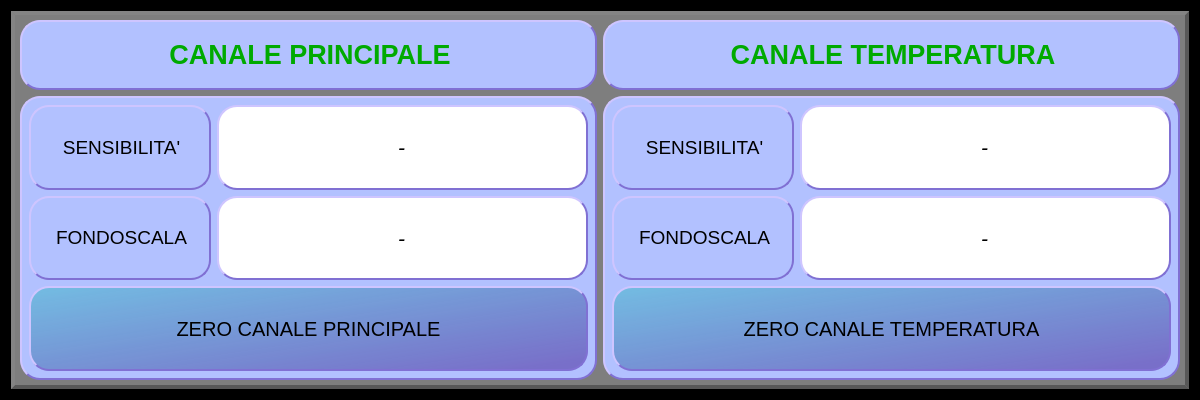
<?xml version="1.0" encoding="UTF-8"?>
<ui version="4.0">
 <class>SG600_Setup</class>
 <widget class="QDialog" name="SG600_Setup">
  <property name="windowModality">
   <enum>Qt::WindowModal</enum>
  </property>
  <property name="enabled">
   <bool>true</bool>
  </property>
  <property name="geometry">
   <rect>
    <x>0</x>
    <y>0</y>
    <width>1200</width>
    <height>400</height>
   </rect>
  </property>
  <property name="sizePolicy">
   <sizepolicy hsizetype="Fixed" vsizetype="Fixed">
    <horstretch>0</horstretch>
    <verstretch>0</verstretch>
   </sizepolicy>
  </property>
  <property name="minimumSize">
   <size>
    <width>1200</width>
    <height>400</height>
   </size>
  </property>
  <property name="maximumSize">
   <size>
    <width>1200</width>
    <height>400</height>
   </size>
  </property>
  <property name="baseSize">
   <size>
    <width>600</width>
    <height>400</height>
   </size>
  </property>
  <property name="windowTitle">
   <string>Dialog</string>
  </property>
  <property name="autoFillBackground">
   <bool>false</bool>
  </property>
  <property name="styleSheet">
   <string notr="true">QWidget {
	background-color:rgb(0,0,0); 
}
</string>
  </property>
  <property name="modal">
   <bool>true</bool>
  </property>
  <layout class="QHBoxLayout" name="horizontalLayout">
   <property name="sizeConstraint">
    <enum>QLayout::SetNoConstraint</enum>
   </property>
   <item>
    <widget class="QWidget" name="widget" native="true">
     <property name="minimumSize">
      <size>
       <width>0</width>
       <height>0</height>
      </size>
     </property>
     <property name="styleSheet">
      <string notr="true">QWidget {
	background-color:rgb(126, 126, 126); 
	border-style: outset;
    border-width: 4px;
    border-color: rgb(88, 88, 88);
}</string>
     </property>
     <layout class="QGridLayout" name="gridLayout_16">
      <item row="0" column="0">
       <layout class="QGridLayout" name="gridLayout_15">
        <item row="1" column="0">
         <widget class="QWidget" name="gridWidget_3" native="true">
          <property name="sizePolicy">
           <sizepolicy hsizetype="Expanding" vsizetype="Preferred">
            <horstretch>0</horstretch>
            <verstretch>0</verstretch>
           </sizepolicy>
          </property>
          <property name="styleSheet">
           <string notr="true">QWidget {
    border: 2px solid black;
    border-radius: 10px;
	background-color: rgb(178, 193, 255);
	border-style: outset;
    border-width: 2px;
	border-color: rgb(128, 112, 211);
	border-radius: 20px;
}
</string>
          </property>
          <layout class="QGridLayout" name="gridLayout_2">
           <item row="0" column="0">
            <layout class="QGridLayout" name="gridLayout">
             <item row="0" column="0">
              <widget class="QLabel" name="label_sensib_setup_main">
               <property name="sizePolicy">
                <sizepolicy hsizetype="Preferred" vsizetype="Preferred">
                 <horstretch>0</horstretch>
                 <verstretch>0</verstretch>
                </sizepolicy>
               </property>
               <property name="styleSheet">
                <string notr="true">QLabel{
	background-color: rgb(178, 193, 255);
	border-style: outset;
    border-width: 2px;
	border-color: rgb(128, 112, 211);
	border-radius: 20px;
	color: rgb(0,0,0);
}
</string>
               </property>
               <property name="text">
                <string>&lt;html&gt;&lt;head/&gt;&lt;body&gt;&lt;p align=&quot;center&quot;&gt;&lt;span style=&quot; font-size:14pt;&quot;&gt;SENSIBILITA'&lt;/span&gt;&lt;/p&gt;&lt;/body&gt;&lt;/html&gt;</string>
               </property>
              </widget>
             </item>
            </layout>
           </item>
           <item row="0" column="1" colspan="2">
            <layout class="QGridLayout" name="gridLayout_5">
             <item row="0" column="0">
              <widget class="QLineEdit" name="lineEdit_sensibilita_main">
               <property name="sizePolicy">
                <sizepolicy hsizetype="Expanding" vsizetype="Expanding">
                 <horstretch>0</horstretch>
                 <verstretch>0</verstretch>
                </sizepolicy>
               </property>
               <property name="font">
                <font>
                 <pointsize>16</pointsize>
                 <italic>true</italic>
                </font>
               </property>
               <property name="styleSheet">
                <string notr="true">QWidget{
	background-color:rgb(255, 255, 255); 
	border-style: outset;
    border-width: 2px;
	border-color: rgb(128, 112, 211);
	border-radius: 20;
	color: rgb(0,0,0);
}</string>
               </property>
               <property name="text">
                <string>-</string>
               </property>
               <property name="cursorPosition">
                <number>1</number>
               </property>
               <property name="alignment">
                <set>Qt::AlignCenter</set>
               </property>
               <property name="clearButtonEnabled">
                <bool>false</bool>
               </property>
              </widget>
             </item>
            </layout>
           </item>
           <item row="2" column="1" colspan="2">
            <layout class="QGridLayout" name="gridLayout_6">
             <item row="0" column="1">
              <widget class="QLineEdit" name="lineEdit_fondoscala_main">
               <property name="sizePolicy">
                <sizepolicy hsizetype="Expanding" vsizetype="Expanding">
                 <horstretch>0</horstretch>
                 <verstretch>0</verstretch>
                </sizepolicy>
               </property>
               <property name="font">
                <font>
                 <pointsize>16</pointsize>
                 <italic>true</italic>
                </font>
               </property>
               <property name="styleSheet">
                <string notr="true">QWidget{
	background-color:rgb(255, 255, 255); 
	border-style: outset;
    border-width: 2px;
	border-color: rgb(128, 112, 211);
	border-radius: 20;
	color: rgb(0,0,0);
}</string>
               </property>
               <property name="text">
                <string>-</string>
               </property>
               <property name="alignment">
                <set>Qt::AlignCenter</set>
               </property>
              </widget>
             </item>
            </layout>
           </item>
           <item row="2" column="0">
            <layout class="QGridLayout" name="gridLayout_3">
             <item row="0" column="0">
              <widget class="QLabel" name="label_fondoscala_setup_main">
               <property name="sizePolicy">
                <sizepolicy hsizetype="Preferred" vsizetype="Preferred">
                 <horstretch>0</horstretch>
                 <verstretch>0</verstretch>
                </sizepolicy>
               </property>
               <property name="styleSheet">
                <string notr="true">QLabel{
	background-color: rgb(178, 193, 255);
	border-style: outset;
    border-width: 2px;
	border-color: rgb(128, 112, 211);
	border-radius: 20px;
	color: rgb(0,0,0);
}
</string>
               </property>
               <property name="text">
                <string>&lt;html&gt;&lt;head/&gt;&lt;body&gt;&lt;p align=&quot;center&quot;&gt;&lt;span style=&quot; font-size:14pt;&quot;&gt;FONDOSCALA&lt;/span&gt;&lt;/p&gt;&lt;/body&gt;&lt;/html&gt;</string>
               </property>
              </widget>
             </item>
            </layout>
           </item>
           <item row="3" column="0" colspan="3">
            <layout class="QGridLayout" name="gridLayout_9">
             <item row="0" column="0">
              <widget class="QPushButton" name="pushButton_azzeramento_main">
               <property name="sizePolicy">
                <sizepolicy hsizetype="Minimum" vsizetype="Expanding">
                 <horstretch>0</horstretch>
                 <verstretch>0</verstretch>
                </sizepolicy>
               </property>
               <property name="minimumSize">
                <size>
                 <width>0</width>
                 <height>70</height>
                </size>
               </property>
               <property name="font">
                <font>
                 <pointsize>15</pointsize>
                </font>
               </property>
               <property name="cursor">
                <cursorShape>PointingHandCursor</cursorShape>
               </property>
               <property name="styleSheet">
                <string notr="true">QWidget{
	background-color:qlineargradient(spread:pad, x1:0, y1:0, x2:1, y2:1, stop:0 rgba(115, 188, 226, 255), stop:0.948357 rgba(112, 99, 193, 223));
	border-style: outset;
    border-width: 2px;
	border-color: rgb(128, 112, 211);
	border-radius: 20px;
	color: rgb(0,0,0);
}
QPushButton::pressed{
	border-width: 2px;
	background-color:qlineargradient(spread:pad, x1:0, y1:0, x2:1, y2:1, stop:0 rgba(112, 99, 193, 223), stop:0.948357 rgba(115, 188, 226, 255) );
	color: rgb(0, 0, 0);
	border-color: rgb(110, 100, 200)
}</string>
               </property>
               <property name="text">
                <string>ZERO CANALE PRINCIPALE</string>
               </property>
               <property name="flat">
                <bool>false</bool>
               </property>
              </widget>
             </item>
            </layout>
           </item>
          </layout>
         </widget>
        </item>
        <item row="1" column="1">
         <widget class="QWidget" name="gridWidget_4" native="true">
          <property name="sizePolicy">
           <sizepolicy hsizetype="Expanding" vsizetype="Preferred">
            <horstretch>0</horstretch>
            <verstretch>0</verstretch>
           </sizepolicy>
          </property>
          <property name="styleSheet">
           <string notr="true">QWidget {
    border: 2px solid black;
    border-radius: 10px;
	background-color: rgb(178, 193, 255);
	border-style: outset;
    border-width: 2px;
	border-color: rgb(128, 112, 211);
	border-radius: 20px;
}
</string>
          </property>
          <layout class="QGridLayout" name="gridLayout_7">
           <item row="0" column="1" colspan="2">
            <layout class="QGridLayout" name="gridLayout_10">
             <item row="0" column="0">
              <widget class="QLineEdit" name="lineEdit_sensibilita_temp">
               <property name="sizePolicy">
                <sizepolicy hsizetype="Expanding" vsizetype="Expanding">
                 <horstretch>0</horstretch>
                 <verstretch>0</verstretch>
                </sizepolicy>
               </property>
               <property name="font">
                <font>
                 <pointsize>16</pointsize>
                 <italic>true</italic>
                </font>
               </property>
               <property name="styleSheet">
                <string notr="true">QWidget{
	background-color:rgb(255, 255, 255); 
	border-style: outset;
    border-width: 2px;
	border-color: rgb(128, 112, 211);
	border-radius: 20;
	color: rgb(0,0,0);
}</string>
               </property>
               <property name="text">
                <string>-</string>
               </property>
               <property name="cursorPosition">
                <number>1</number>
               </property>
               <property name="alignment">
                <set>Qt::AlignCenter</set>
               </property>
               <property name="clearButtonEnabled">
                <bool>false</bool>
               </property>
              </widget>
             </item>
            </layout>
           </item>
           <item row="0" column="0">
            <layout class="QGridLayout" name="gridLayout_11">
             <item row="0" column="0">
              <widget class="QLabel" name="label_sensib_setup_temp">
               <property name="sizePolicy">
                <sizepolicy hsizetype="Preferred" vsizetype="Preferred">
                 <horstretch>0</horstretch>
                 <verstretch>0</verstretch>
                </sizepolicy>
               </property>
               <property name="styleSheet">
                <string notr="true">QLabel{
	background-color: rgb(178, 193, 255);
	border-style: outset;
    border-width: 2px;
	border-color: rgb(128, 112, 211);
	border-radius: 20px;
	color: rgb(0,0,0);
}
</string>
               </property>
               <property name="text">
                <string>&lt;html&gt;&lt;head/&gt;&lt;body&gt;&lt;p align=&quot;center&quot;&gt;&lt;span style=&quot; font-size:14pt;&quot;&gt;SENSIBILITA'&lt;/span&gt;&lt;/p&gt;&lt;/body&gt;&lt;/html&gt;</string>
               </property>
              </widget>
             </item>
            </layout>
           </item>
           <item row="3" column="0" colspan="3">
            <layout class="QGridLayout" name="gridLayout_12">
             <item row="0" column="0">
              <widget class="QPushButton" name="pushButton_azzeramento_main_2">
               <property name="sizePolicy">
                <sizepolicy hsizetype="Minimum" vsizetype="Expanding">
                 <horstretch>0</horstretch>
                 <verstretch>0</verstretch>
                </sizepolicy>
               </property>
               <property name="minimumSize">
                <size>
                 <width>0</width>
                 <height>70</height>
                </size>
               </property>
               <property name="font">
                <font>
                 <pointsize>15</pointsize>
                </font>
               </property>
               <property name="cursor">
                <cursorShape>PointingHandCursor</cursorShape>
               </property>
               <property name="styleSheet">
                <string notr="true">QWidget{
	background-color:qlineargradient(spread:pad, x1:0, y1:0, x2:1, y2:1, stop:0 rgba(115, 188, 226, 255), stop:0.948357 rgba(112, 99, 193, 223));
	border-style: outset;
    border-width: 2px;
	border-color: rgb(128, 112, 211);
	border-radius: 20px;
	color: rgb(0,0,0);
}
QPushButton::pressed{
	border-width: 2px;
	background-color:qlineargradient(spread:pad, x1:0, y1:0, x2:1, y2:1, stop:0 rgba(112, 99, 193, 223), stop:0.948357 rgba(115, 188, 226, 255) );
	color: rgb(0, 0, 0);
	border-color: rgb(110, 100, 200)
}</string>
               </property>
               <property name="text">
                <string>ZERO CANALE TEMPERATURA</string>
               </property>
              </widget>
             </item>
            </layout>
           </item>
           <item row="2" column="1" colspan="2">
            <layout class="QGridLayout" name="gridLayout_13">
             <item row="0" column="1">
              <widget class="QLineEdit" name="lineEdit_fondoscala_temp">
               <property name="sizePolicy">
                <sizepolicy hsizetype="Expanding" vsizetype="Expanding">
                 <horstretch>0</horstretch>
                 <verstretch>0</verstretch>
                </sizepolicy>
               </property>
               <property name="font">
                <font>
                 <pointsize>16</pointsize>
                 <italic>true</italic>
                </font>
               </property>
               <property name="styleSheet">
                <string notr="true">QWidget{
	background-color:rgb(255, 255, 255); 
	border-style: outset;
    border-width: 2px;
	border-color: rgb(128, 112, 211);
	border-radius: 20;
	color: rgb(0,0,0);
}</string>
               </property>
               <property name="text">
                <string>-</string>
               </property>
               <property name="alignment">
                <set>Qt::AlignCenter</set>
               </property>
              </widget>
             </item>
            </layout>
           </item>
           <item row="2" column="0">
            <layout class="QGridLayout" name="gridLayout_14">
             <item row="0" column="0">
              <widget class="QLabel" name="label_fondoscala_setup_temp">
               <property name="sizePolicy">
                <sizepolicy hsizetype="Preferred" vsizetype="Preferred">
                 <horstretch>0</horstretch>
                 <verstretch>0</verstretch>
                </sizepolicy>
               </property>
               <property name="styleSheet">
                <string notr="true">QLabel{
	background-color: rgb(178, 193, 255);
	border-style: outset;
    border-width: 2px;
	border-color: rgb(128, 112, 211);
	border-radius: 20px;
	color: rgb(0,0,0);
}
</string>
               </property>
               <property name="text">
                <string>&lt;html&gt;&lt;head/&gt;&lt;body&gt;&lt;p align=&quot;center&quot;&gt;&lt;span style=&quot; font-size:14pt;&quot;&gt;FONDOSCALA&lt;/span&gt;&lt;/p&gt;&lt;/body&gt;&lt;/html&gt;</string>
               </property>
              </widget>
             </item>
            </layout>
           </item>
          </layout>
         </widget>
        </item>
        <item row="0" column="0">
         <layout class="QGridLayout" name="gridLayout_4">
          <property name="bottomMargin">
           <number>0</number>
          </property>
          <item row="1" column="0">
           <widget class="QLabel" name="label_setup_TITLE">
            <property name="sizePolicy">
             <sizepolicy hsizetype="Expanding" vsizetype="Preferred">
              <horstretch>0</horstretch>
              <verstretch>0</verstretch>
             </sizepolicy>
            </property>
            <property name="minimumSize">
             <size>
              <width>0</width>
              <height>70</height>
             </size>
            </property>
            <property name="styleSheet">
             <string notr="true">QLabel {
    border: 2px solid black;
    border-radius: 10px;
	background-color: rgb(178, 193, 255);
	border-style: outset;
    border-width: 2px;
	border-color: rgb(128, 112, 211);
	border-radius: 20px;
}
QLabel{
	color: rgb(0,0,0);
}</string>
            </property>
            <property name="text">
             <string>&lt;html&gt;&lt;head/&gt;&lt;body&gt;&lt;p align=&quot;center&quot;&gt;&lt;span style=&quot; font-size:20pt; font-weight:700; color:#00aa00;&quot;&gt;CANALE PRINCIPALE&lt;/span&gt;&lt;/p&gt;&lt;/body&gt;&lt;/html&gt;</string>
            </property>
           </widget>
          </item>
         </layout>
        </item>
        <item row="0" column="1">
         <layout class="QGridLayout" name="gridLayout_8">
          <item row="0" column="0">
           <widget class="QLabel" name="label_setup_CHTEMP">
            <property name="sizePolicy">
             <sizepolicy hsizetype="Expanding" vsizetype="Preferred">
              <horstretch>0</horstretch>
              <verstretch>0</verstretch>
             </sizepolicy>
            </property>
            <property name="styleSheet">
             <string notr="true">QLabel {
    border: 2px solid black;
    border-radius: 10px;
	background-color: rgb(178, 193, 255);
	border-style: outset;
    border-width: 2px;
	border-color: rgb(128, 112, 211);
	border-radius: 20px;
}
QLabel{
	color: rgb(0,0,0);
}</string>
            </property>
            <property name="text">
             <string>&lt;html&gt;&lt;head/&gt;&lt;body&gt;&lt;p align=&quot;center&quot;&gt;&lt;span style=&quot; font-size:20pt; font-weight:700; color:#00aa00;&quot;&gt; CANALE TEMPERATURA&lt;/span&gt;&lt;/p&gt;&lt;/body&gt;&lt;/html&gt;</string>
            </property>
           </widget>
          </item>
         </layout>
        </item>
       </layout>
      </item>
     </layout>
    </widget>
   </item>
  </layout>
 </widget>
 <resources/>
 <connections/>
</ui>
